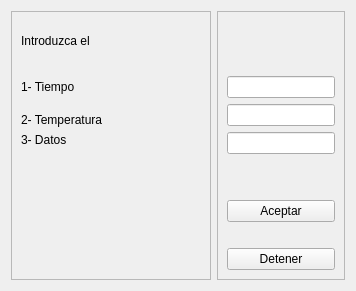
               <widget class="QWidget" name="page_rutina1">
                <property name="maximumSize">
                 <size>
                  <width>16777215</width>
                  <height>16777215</height>
                 </size>
                </property>
                <layout class="QHBoxLayout" name="horizontalLayout_5">
                 <item>
                  <widget class="QFrame" name="frame_2_ruitna1">
                   <property name="minimumSize">
                    <size>
                     <width>200</width>
                     <height>0</height>
                    </size>
                   </property>
                   <property name="frameShape">
                    <enum>QFrame::StyledPanel</enum>
                   </property>
                   <property name="frameShadow">
                    <enum>QFrame::Raised</enum>
                   </property>
                   <layout class="QVBoxLayout" name="verticalLayout_7">
                    <item>
                     <widget class="QLabel" name="label_2">
                      <property name="minimumSize">
                       <size>
                        <width>0</width>
                        <height>40</height>
                       </size>
                      </property>
                      <property name="text">
                       <string>Introduzca el </string>
                      </property>
                     </widget>
                    </item>
                    <item>
                     <widget class="QLabel" name="label_17">
                      <property name="minimumSize">
                       <size>
                        <width>0</width>
                        <height>40</height>
                       </size>
                      </property>
                      <property name="text">
                       <string>1- Tiempo</string>
                      </property>
                     </widget>
                    </item>
                    <item>
                     <widget class="QLabel" name="label_31">
                      <property name="text">
                       <string>2- Temperatura</string>
                      </property>
                     </widget>
                    </item>
                    <item>
                     <widget class="QLabel" name="label_32">
                      <property name="text">
                       <string>3- Datos </string>
                      </property>
                     </widget>
                    </item>
                    <item>
                     <spacer name="verticalSpacer_2">
                      <property name="orientation">
                       <enum>Qt::Vertical</enum>
                      </property>
                      <property name="sizeHint" stdset="0">
                       <size>
                        <width>20</width>
                        <height>40</height>
                       </size>
                      </property>
                     </spacer>
                    </item>
                   </layout>
                  </widget>
                 </item>
                 <item>
                  <widget class="QFrame" name="frame_3_ruitna1">
                   <property name="frameShape">
                    <enum>QFrame::StyledPanel</enum>
                   </property>
                   <property name="frameShadow">
                    <enum>QFrame::Raised</enum>
                   </property>
                   <layout class="QVBoxLayout" name="verticalLayout_14">
                    <item>
                     <spacer name="verticalSpacer_5">
                      <property name="orientation">
                       <enum>Qt::Vertical</enum>
                      </property>
                      <property name="sizeType">
                       <enum>QSizePolicy::Fixed</enum>
                      </property>
                      <property name="sizeHint" stdset="0">
                       <size>
                        <width>20</width>
                        <height>55</height>
                       </size>
                      </property>
                     </spacer>
                    </item>
                    <item>
                     <widget class="QLineEdit" name="txt_tiempo"/>
                    </item>
                    <item>
                     <widget class="QLineEdit" name="lineEdit_22"/>
                    </item>
                    <item>
                     <widget class="QLineEdit" name="lineEdit_23"/>
                    </item>
                    <item>
                     <spacer name="verticalSpacer_3">
                      <property name="orientation">
                       <enum>Qt::Vertical</enum>
                      </property>
                      <property name="sizeHint" stdset="0">
                       <size>
                        <width>20</width>
                        <height>40</height>
                       </size>
                      </property>
                     </spacer>
                    </item>
                    <item>
                     <widget class="QPushButton" name="bt_aceptar_R1">
                      <property name="text">
                       <string>Aceptar</string>
                      </property>
                     </widget>
                    </item>
                    <item>
                     <widget class="QLabel" name="label_cuenta_regresiva">
                      <property name="text">
                       <string/>
                      </property>
                     </widget>
                    </item>
                    <item>
                     <widget class="QPushButton" name="bt_detener_R1">
                      <property name="text">
                       <string>Detener</string>
                      </property>
                     </widget>
                    </item>
                   </layout>
                  </widget>
                 </item>
                </layout>
               </widget>
